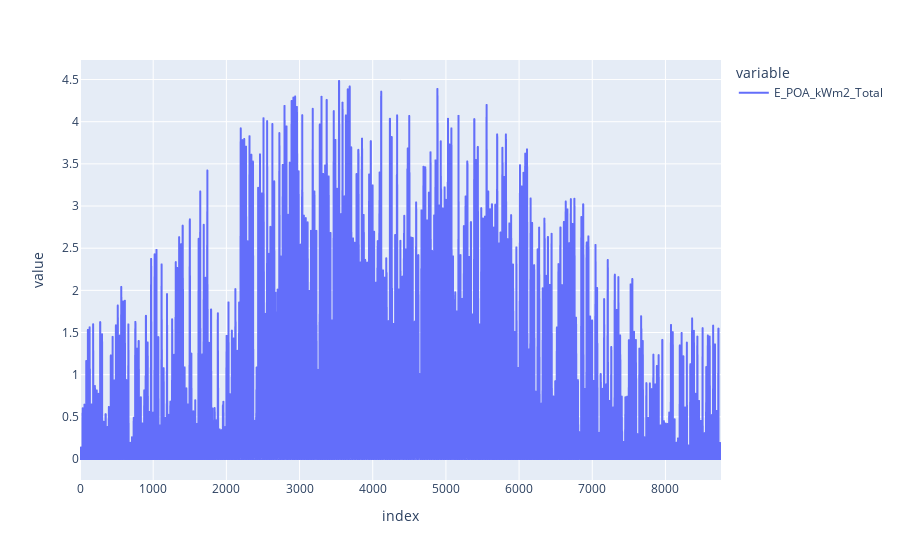

Write notebook code for a chart like this one.
### Code cell
px.line(pv_model.combined_model.E_POA_kWm2_Total)

### Figure 1 — Plotly figure (JSON) as saved in the notebook; plotly's stock layout.template omitted (floating-point values rounded to 4 significant figures; data arrays with more than 128 entries replaced by an {"elided": "..."} marker saying what was removed)
{"data": [{"hovertemplate": "variable=E_POA_kWm2_Total<br>index=%{x}<br>value=%{y}<extra></extra>", "legendgroup": "E_POA_kWm2_Total", "line": {"color": "#636efa", "dash": "solid"}, "marker": {"symbol": "circle"}, "mode": "lines", "name": "E_POA_kWm2_Total", "showlegend": true, "type": "scattergl", "x": {"elided": "8760 int values"}, "xaxis": "x", "y": {"elided": "8760 float values"}, "yaxis": "y"}], "layout": {"legend": {"title": {"text": "variable"}, "tracegroupgap": 0}, "margin": {"t": 60}, "xaxis": {"anchor": "y", "domain": [0, 1], "title": {"text": "index"}}, "yaxis": {"anchor": "x", "domain": [0, 1], "title": {"text": "value"}}}}
